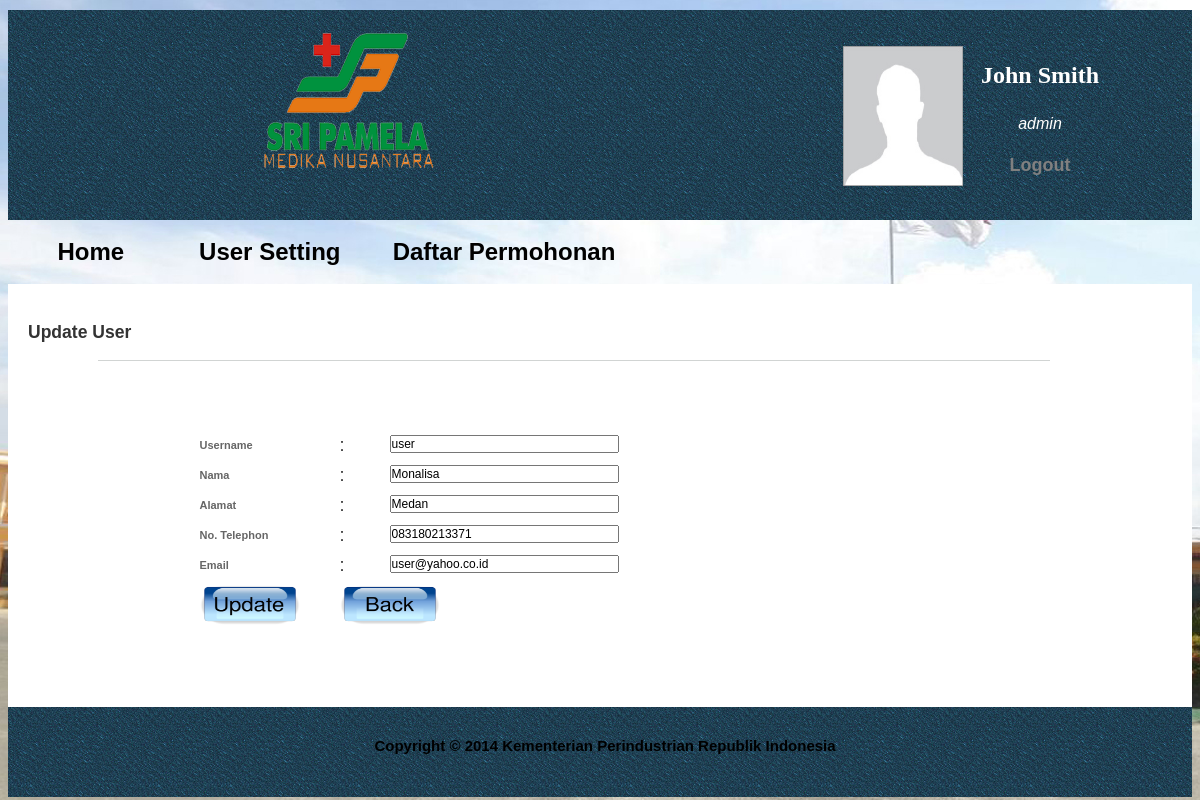
Screenshot of /edit_user.php?id=4 (signed in) with the database file from the repository.
### tables this page shows
CREATE TABLE IF NOT EXISTS `user` (
  `id` int(10) NOT NULL AUTO_INCREMENT,
  `username` varchar(20) NOT NULL,
  `password` varchar(50) NOT NULL,
  `nama` varchar(50) NOT NULL,
  `alamat` varchar(100) NOT NULL,
  `telp` varchar(12) NOT NULL,
  `email` varchar(50) NOT NULL,
  `level` enum('admin','user') NOT NULL DEFAULT 'user',
  `foto` varchar(100) NOT NULL DEFAULT 'user.jpg',
  PRIMARY KEY (`id`)
);

CREATE TABLE IF NOT EXISTS `modul` (
  `id_modul` int(10) NOT NULL AUTO_INCREMENT,
  `nama_modul` varchar(100) NOT NULL,
  `url` varchar(100) NOT NULL,
  `gambar_modul` blob NOT NULL,
  `gambar_modul_type` varchar(100) NOT NULL,
  PRIMARY KEY (`id_modul`)
);

### edit_user.php (the view, shortened to what this page needs)
<html>
<head>
	<link rel="stylesheet" type="text/css" href="css/style.css" />
	<link rel="stylesheet" href="jqtransform.css"/>
	<link rel="stylesheet" href="css/style-2.css"/>
</head>
<body>
<?php
	if(isset($_SESSION["username"]))
	{
	?>
	<div id="header">
		<div id="logo">
			<img src="images/img03.png" width="450px;">
		</div>
		<div id="user">
			<table>
				<tr>
					<td rowspan="3">
						<?php
						$query_select = "SELECT foto FROM user where id='$_SESSION[id]'";
						$daftar=mysql_query($query_select) or die (mysql_error());
						while($hasil = mysql_fetch_object ($daftar)){
							echo "<img src='foto/".$hasil->foto."' width='120px' height='140px' />";
						}
						?>
					</td>
					<td width="150px" height="60px" align="center"><font face="calibri" size="5"><b><?php echo "$_SESSION[nama]" ?></b></font></td>
				</tr>
				<tr>
					<td width="150px" align="center"><i><?php echo "$_SESSION[level]" ?></i></td>
				</tr>
				<tr>
					<td width="150px" align="center" id="logout"><a href="logout.php"><font color="grey">Logout</font></a></td>
				</tr>
			</table>
		</div>
	</div>
	<div id="menu">
		<div id="drop">
			<table width="100%" id="tablemenu">
				<tr>
					<td width="12%"><a href="utama.php"><font size="5">Home</font></a></td>
					<?php
						$q = mysql_query("select modul.nama_modul, modul.url from hak_akses, modul where hak_akses.level = '".$_SESSION["level"]."' and hak_akses.id_modul=modul.id_modul") or die (mysql_error());
						while($d = mysql_fetch_array($q)){
					?>
						<td width="18%"><a href = "<?php echo $d["url"]; ?>"><font size="5"><?php echo $d ["nama_modul"]; ?></font></a></td>
					<?php
						}
					?>
				</tr>
			</table>
		</div>
	</div>
	<div id="home">
	<div id="tambah_permohonan">
	<h3>Update User</h3>
		<div id="container1">
			<?php
				$id=$_GET['id'];
				$qrykoreksi=mysql_query("select * from user where id='$id' LIMIT 1");
				$dataku=mysql_fetch_object($qrykoreksi);
			?>
					<form action="update_user.php" method="post" name="form" onsubmit = "return cekForm()">
						<hr color ="#d1d4d3" size=1 width="95%" align="left"><br>
						<fieldset>
						<dl>
							<dt><label>Username</label></dt>
							<dt id = "a">:</dt>
							<dd><input name="username" type="text" id="username" size="30" value="<?php echo $dataku->username?>"></dd>
						</dl>
						<dl>
							<dt><label>Nama</label></dt>
							<dt id = "a">:</dt>
							<dd><input name="nama" type="text" id="nama" size="30" value="<?php echo $dataku->nama?>"></dd>
						</dl>
						<dl>
							<dt><label>Alamat</label></dt>
							<dt id = "a">:</dt>
							<dd><input name="alamat" type="text" id="alamat" size="30" value="<?php echo $dataku->alamat?>"></dd>
						</dl>
						<dl>
							<dt><label>No. Telephon</label></dt>
							<dt id = "a">:</dt>
							<dd><input name="telp" type="text" id="telp" size="30" value="<?php echo $dataku->telp?>"></dd>
						</dl>
						<dl>
							<dt><label>Email</label></dt>
							<dt id = "a">:</dt>
							<dd><input name="email" type="text" id="email" size="30" value="<?php echo $dataku->email?>"></dd>
						</dl>
						<dl>
							 <dt><input type="image" src="images/button_update.png" width ="100px" height = "40px"></dt>
								<dt><a href="lihat_user.php"><img src="images/button_back.png" width ="100px" height = "40px" /></a></dt>
						</dl>
					</fieldset>
					</form>
	</div>
	</div>
	</div>
	<div id="footer">
		<center><h4><font color="black">Copyright © 2014 Kementerian Perindustrian Republik Indonesia</font></h4></center>
	</div>
<?php
	}
	else
	{
	?>
		<script language="javascript"> alert ("Anda belum Login!");document.location.href="index.php";
		</script>
	<?php
	}
?>
</body>
</html>

### css/style.css (style rules this page uses)
a { text-decoration:none; font-weight:bold; font-size:18px; color:black; }
body { width:auto; height:auto; font-family: calibri; font-size:20px; margin:0 auto 0 auto; padding:10px 8px 0 8px; background:url(../images/gambar.jpg); }
#header { height:210px; width: auto; padding:0 px 0 8px; background:url(../images/bg-body.jpg); }
#logo { float:left; height:180px; margin:0 auto 0 auto; padding:20px 50px 0 100px; }
#user { float:right; width : 300px; margin:0 auto 0 auto; padding: 35px 50px 0 0; }
#user table { border-collapse:collapse; border: 0px solid #5f6168; color:#ffffff; }
#menu { height:auto; padding-top : 5px; padding-bottom : 5px; text-color:dwwd; }
#drop { margin:0 auto 0 auto; padding:10px; }
#tablemenu { text-align:center; padding:0 550px 0 0; }
#tablemenu td { text-align:center; }
#home { height:auto; background-color:#ffffff; }
#tambah_permohonan { height:auto; margin:0 auto 0 auto; padding:20px 25px 25px 20px; clear:both; width:auto; }
#footer { padding:10px 0 20px 10px; height:60px; background:url(../images/bg-body.jpg); }

### css/style-2.css (style rules this page uses)
body { font:15px Arial, Helvetica, sans-serif; color:#333; }
#container1 { width:1000px; margin:0 auto; }
fieldset { background:#ffffff; padding-left:100px; border:0px solid #fff; border-color:#fff #666661 #666661 #fff; margin-bottom:36px; width:800px; font-size:18px; }
input, textarea, select { font:12px/12px Arial, Helvetica, sans-serif; padding:0; }
label { font-size:11px; font-weight:bold; color:#666; }
dl { clear:both; }
dt { float:left; text-align:left; width:130px; line-height:20px; margin:0 10px 10px 0; }
dd { float:left; width:475px; line-height:20px; margin:0 0 10px 0; }
#a { float:left; text-align:left; width:40px; line-height:20px; margin:0 10px 10px 0; }

### rows the page displays
user: foto (placeholder picture)
modul: nama_modul "User Setting"
modul: nama_modul "Daftar Permohonan"
user: username "user", nama "Monalisa", alamat "Medan", telp "083180213371", email "user@yahoo.co.id"

### other values shown
$_SESSION[nama] "John Smith"
$_SESSION[level] "admin"
